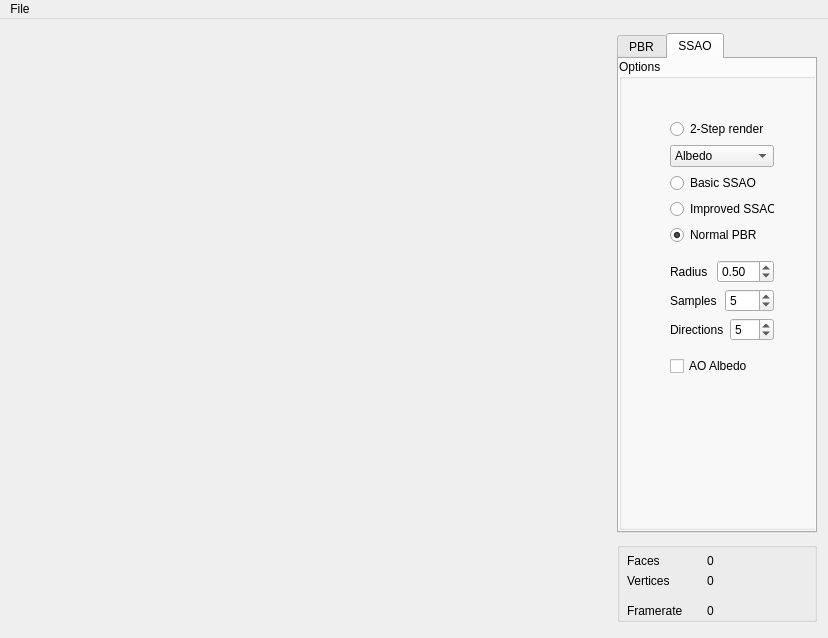
<?xml version="1.0" encoding="UTF-8"?>
<ui version="4.0">
 <class>MainWindow</class>
 <widget class="QMainWindow" name="MainWindow">
  <property name="geometry">
   <rect>
    <x>0</x>
    <y>0</y>
    <width>828</width>
    <height>638</height>
   </rect>
  </property>
  <property name="minimumSize">
   <size>
    <width>827</width>
    <height>618</height>
   </size>
  </property>
  <property name="baseSize">
   <size>
    <width>600</width>
    <height>600</height>
   </size>
  </property>
  <property name="windowTitle">
   <string>MainWindow</string>
  </property>
  <widget class="QWidget" name="Widget">
   <property name="minimumSize">
    <size>
     <width>827</width>
     <height>0</height>
    </size>
   </property>
   <property name="baseSize">
    <size>
     <width>600</width>
     <height>600</height>
    </size>
   </property>
   <layout class="QHBoxLayout" name="horizontalLayout">
    <item>
     <widget class="GLWidget" name="glwidget" native="true">
      <property name="minimumSize">
       <size>
        <width>600</width>
        <height>600</height>
       </size>
      </property>
      <property name="maximumSize">
       <size>
        <width>16777215</width>
        <height>16777215</height>
       </size>
      </property>
      <property name="baseSize">
       <size>
        <width>600</width>
        <height>600</height>
       </size>
      </property>
     </widget>
    </item>
    <item>
     <layout class="QVBoxLayout" name="Configuration">
      <item>
       <widget class="QTabWidget" name="tabWidget">
        <property name="maximumSize">
         <size>
          <width>16777215</width>
          <height>500</height>
         </size>
        </property>
        <property name="currentIndex">
         <number>1</number>
        </property>
        <widget class="QWidget" name="tab_7">
         <attribute name="title">
          <string>PBR</string>
         </attribute>
         <widget class="QGroupBox" name="TreeOptions">
          <property name="geometry">
           <rect>
            <x>0</x>
            <y>0</y>
            <width>200</width>
            <height>471</height>
           </rect>
          </property>
          <property name="minimumSize">
           <size>
            <width>200</width>
            <height>0</height>
           </size>
          </property>
          <property name="maximumSize">
           <size>
            <width>200</width>
            <height>16777215</height>
           </size>
          </property>
          <property name="title">
           <string>Options</string>
          </property>
          <widget class="QRadioButton" name="radio_reflection">
           <property name="geometry">
            <rect>
             <x>20</x>
             <y>140</y>
             <width>117</width>
             <height>22</height>
            </rect>
           </property>
           <property name="text">
            <string>Reflection</string>
           </property>
           <property name="checked">
            <bool>false</bool>
           </property>
          </widget>
          <widget class="QRadioButton" name="radio_iblpbs">
           <property name="geometry">
            <rect>
             <x>20</x>
             <y>250</y>
             <width>117</width>
             <height>22</height>
            </rect>
           </property>
           <property name="text">
            <string>IBL PBS</string>
           </property>
          </widget>
          <widget class="QDoubleSpinBox" name="spin_f0r">
           <property name="geometry">
            <rect>
             <x>70</x>
             <y>300</y>
             <width>69</width>
             <height>27</height>
            </rect>
           </property>
           <property name="maximum">
            <double>2.000000000000000</double>
           </property>
           <property name="singleStep">
            <double>0.050000000000000</double>
           </property>
           <property name="value">
            <double>0.200000000000000</double>
           </property>
          </widget>
          <widget class="QDoubleSpinBox" name="spin_f0g">
           <property name="geometry">
            <rect>
             <x>70</x>
             <y>340</y>
             <width>69</width>
             <height>27</height>
            </rect>
           </property>
           <property name="maximum">
            <double>2.000000000000000</double>
           </property>
           <property name="singleStep">
            <double>0.050000000000000</double>
           </property>
           <property name="value">
            <double>0.200000000000000</double>
           </property>
          </widget>
          <widget class="QDoubleSpinBox" name="spin_f0b">
           <property name="geometry">
            <rect>
             <x>80</x>
             <y>380</y>
             <width>69</width>
             <height>27</height>
            </rect>
           </property>
           <property name="maximum">
            <double>2.000000000000000</double>
           </property>
           <property name="singleStep">
            <double>0.050000000000000</double>
           </property>
           <property name="value">
            <double>0.200000000000000</double>
           </property>
          </widget>
          <widget class="QLabel" name="label">
           <property name="geometry">
            <rect>
             <x>30</x>
             <y>290</y>
             <width>31</width>
             <height>31</height>
            </rect>
           </property>
           <property name="text">
            <string>F0 R</string>
           </property>
          </widget>
          <widget class="QLabel" name="label_2">
           <property name="geometry">
            <rect>
             <x>30</x>
             <y>340</y>
             <width>31</width>
             <height>31</height>
            </rect>
           </property>
           <property name="text">
            <string>F0 G</string>
           </property>
          </widget>
          <widget class="QLabel" name="label_3">
           <property name="geometry">
            <rect>
             <x>30</x>
             <y>380</y>
             <width>31</width>
             <height>31</height>
            </rect>
           </property>
           <property name="text">
            <string>F0 B</string>
           </property>
          </widget>
          <widget class="QRadioButton" name="radio_phong">
           <property name="geometry">
            <rect>
             <x>20</x>
             <y>30</y>
             <width>111</width>
             <height>24</height>
            </rect>
           </property>
           <property name="text">
            <string>Phong</string>
           </property>
           <property name="checked">
            <bool>true</bool>
           </property>
          </widget>
          <widget class="QRadioButton" name="radio_texMap">
           <property name="geometry">
            <rect>
             <x>20</x>
             <y>60</y>
             <width>151</width>
             <height>24</height>
            </rect>
           </property>
           <property name="text">
            <string>Texture Mapping</string>
           </property>
          </widget>
          <widget class="QComboBox" name="combo_tex">
           <property name="geometry">
            <rect>
             <x>20</x>
             <y>90</y>
             <width>121</width>
             <height>34</height>
            </rect>
           </property>
           <item>
            <property name="text">
             <string>Color</string>
            </property>
           </item>
           <item>
            <property name="text">
             <string>Roughness</string>
            </property>
           </item>
           <item>
            <property name="text">
             <string>Metalness</string>
            </property>
           </item>
          </widget>
          <widget class="QRadioButton" name="radio_pbs">
           <property name="geometry">
            <rect>
             <x>20</x>
             <y>160</y>
             <width>112</width>
             <height>23</height>
            </rect>
           </property>
           <property name="text">
            <string>Simple PBS</string>
           </property>
          </widget>
          <widget class="QCheckBox" name="check_sky">
           <property name="geometry">
            <rect>
             <x>40</x>
             <y>420</y>
             <width>92</width>
             <height>23</height>
            </rect>
           </property>
           <property name="text">
            <string>Sky Box</string>
           </property>
           <property name="checked">
            <bool>true</bool>
           </property>
          </widget>
          <widget class="QWidget" name="horizontalLayoutWidget">
           <property name="geometry">
            <rect>
             <x>20</x>
             <y>180</y>
             <width>148</width>
             <height>34</height>
            </rect>
           </property>
           <layout class="QHBoxLayout" name="horizontalLayout_2">
            <item>
             <widget class="QLabel" name="label_4">
              <property name="text">
               <string>Roughness</string>
              </property>
             </widget>
            </item>
            <item>
             <widget class="QDoubleSpinBox" name="dspin_rough">
              <property name="maximum">
               <double>1.000000000000000</double>
              </property>
              <property name="singleStep">
               <double>0.050000000000000</double>
              </property>
             </widget>
            </item>
           </layout>
          </widget>
          <widget class="QWidget" name="horizontalLayoutWidget_2">
           <property name="geometry">
            <rect>
             <x>10</x>
             <y>210</y>
             <width>160</width>
             <height>34</height>
            </rect>
           </property>
           <layout class="QHBoxLayout" name="horizontalLayout_3">
            <item>
             <widget class="QLabel" name="label_5">
              <property name="text">
               <string>Metalness</string>
              </property>
             </widget>
            </item>
            <item>
             <widget class="QDoubleSpinBox" name="dspin_metal">
              <property name="maximum">
               <double>1.000000000000000</double>
              </property>
              <property name="singleStep">
               <double>0.050000000000000</double>
              </property>
             </widget>
            </item>
           </layout>
          </widget>
         </widget>
        </widget>
        <widget class="QWidget" name="tab_8">
         <attribute name="title">
          <string>SSAO</string>
         </attribute>
         <widget class="QGroupBox" name="TreeOptions_2">
          <property name="geometry">
           <rect>
            <x>0</x>
            <y>0</y>
            <width>200</width>
            <height>471</height>
           </rect>
          </property>
          <property name="minimumSize">
           <size>
            <width>200</width>
            <height>0</height>
           </size>
          </property>
          <property name="maximumSize">
           <size>
            <width>200</width>
            <height>16777215</height>
           </size>
          </property>
          <property name="title">
           <string>Options</string>
          </property>
          <widget class="QWidget" name="">
           <property name="geometry">
            <rect>
             <x>40</x>
             <y>40</y>
             <width>126</width>
             <height>298</height>
            </rect>
           </property>
           <layout class="QVBoxLayout" name="verticalLayout_3">
            <item>
             <layout class="QVBoxLayout" name="verticalLayout">
              <item>
               <widget class="QRadioButton" name="radioButton">
                <property name="text">
                 <string>2-Step render</string>
                </property>
                <attribute name="buttonGroup">
                 <string notr="true">buttonGroup</string>
                </attribute>
               </widget>
              </item>
              <item>
               <widget class="QComboBox" name="combo_tex_2">
                <item>
                 <property name="text">
                  <string>Albedo</string>
                 </property>
                </item>
                <item>
                 <property name="text">
                  <string>Normals</string>
                 </property>
                </item>
                <item>
                 <property name="text">
                  <string>Depth</string>
                 </property>
                </item>
               </widget>
              </item>
              <item>
               <widget class="QRadioButton" name="radioButton_2">
                <property name="text">
                 <string>Basic SSAO</string>
                </property>
                <attribute name="buttonGroup">
                 <string notr="true">buttonGroup</string>
                </attribute>
               </widget>
              </item>
              <item>
               <widget class="QRadioButton" name="radioButton_4">
                <property name="text">
                 <string>Improved SSAO</string>
                </property>
                <attribute name="buttonGroup">
                 <string notr="true">buttonGroup</string>
                </attribute>
               </widget>
              </item>
              <item>
               <widget class="QRadioButton" name="radioButton_3">
                <property name="text">
                 <string>Normal PBR</string>
                </property>
                <property name="checked">
                 <bool>true</bool>
                </property>
                <attribute name="buttonGroup">
                 <string notr="true">buttonGroup</string>
                </attribute>
               </widget>
              </item>
             </layout>
            </item>
            <item>
             <layout class="QVBoxLayout" name="verticalLayout_2">
              <item>
               <layout class="QHBoxLayout" name="horizontalLayout_4">
                <item>
                 <widget class="QLabel" name="label_6">
                  <property name="text">
                   <string>Radius</string>
                  </property>
                 </widget>
                </item>
                <item>
                 <widget class="QDoubleSpinBox" name="spin_f0r_2">
                  <property name="maximum">
                   <double>20.000000000000000</double>
                  </property>
                  <property name="singleStep">
                   <double>0.050000000000000</double>
                  </property>
                  <property name="value">
                   <double>0.500000000000000</double>
                  </property>
                 </widget>
                </item>
               </layout>
              </item>
              <item>
               <layout class="QHBoxLayout" name="horizontalLayout_5">
                <item>
                 <widget class="QLabel" name="label_7">
                  <property name="text">
                   <string>Samples</string>
                  </property>
                 </widget>
                </item>
                <item>
                 <widget class="QSpinBox" name="spinBox">
                  <property name="value">
                   <number>5</number>
                  </property>
                 </widget>
                </item>
               </layout>
              </item>
              <item>
               <layout class="QHBoxLayout" name="horizontalLayout_6">
                <item>
                 <widget class="QLabel" name="label_8">
                  <property name="text">
                   <string>Directions</string>
                  </property>
                 </widget>
                </item>
                <item>
                 <widget class="QSpinBox" name="spinBox_2">
                  <property name="value">
                   <number>5</number>
                  </property>
                 </widget>
                </item>
               </layout>
              </item>
             </layout>
            </item>
            <item>
             <widget class="QCheckBox" name="checkBox_2">
              <property name="text">
               <string>AO Albedo</string>
              </property>
             </widget>
            </item>
           </layout>
          </widget>
         </widget>
        </widget>
       </widget>
      </item>
      <item>
       <widget class="QGroupBox" name="RenderOptions">
        <property name="sizePolicy">
         <sizepolicy hsizetype="Minimum" vsizetype="Minimum">
          <horstretch>0</horstretch>
          <verstretch>0</verstretch>
         </sizepolicy>
        </property>
        <property name="maximumSize">
         <size>
          <width>200</width>
          <height>80</height>
         </size>
        </property>
        <property name="baseSize">
         <size>
          <width>0</width>
          <height>100</height>
         </size>
        </property>
        <property name="title">
         <string/>
        </property>
        <widget class="QLabel" name="Label_NumFaces">
         <property name="geometry">
          <rect>
           <x>90</x>
           <y>10</y>
           <width>91</width>
           <height>17</height>
          </rect>
         </property>
         <property name="text">
          <string>0</string>
         </property>
        </widget>
        <widget class="QLabel" name="Label_Faces">
         <property name="geometry">
          <rect>
           <x>10</x>
           <y>10</y>
           <width>67</width>
           <height>17</height>
          </rect>
         </property>
         <property name="text">
          <string>Faces</string>
         </property>
        </widget>
        <widget class="QLabel" name="Label_Vertices">
         <property name="geometry">
          <rect>
           <x>10</x>
           <y>30</y>
           <width>67</width>
           <height>17</height>
          </rect>
         </property>
         <property name="text">
          <string>Vertices</string>
         </property>
        </widget>
        <widget class="QLabel" name="Label_NumVertices">
         <property name="geometry">
          <rect>
           <x>90</x>
           <y>30</y>
           <width>91</width>
           <height>17</height>
          </rect>
         </property>
         <property name="text">
          <string>0</string>
         </property>
        </widget>
        <widget class="QLabel" name="Label_Framerate">
         <property name="geometry">
          <rect>
           <x>10</x>
           <y>60</y>
           <width>71</width>
           <height>17</height>
          </rect>
         </property>
         <property name="text">
          <string>Framerate</string>
         </property>
        </widget>
        <widget class="QLabel" name="Label_NumFramerate">
         <property name="geometry">
          <rect>
           <x>90</x>
           <y>60</y>
           <width>91</width>
           <height>17</height>
          </rect>
         </property>
         <property name="text">
          <string>0</string>
         </property>
        </widget>
       </widget>
      </item>
     </layout>
    </item>
   </layout>
  </widget>
  <widget class="QMenuBar" name="menuBar">
   <property name="geometry">
    <rect>
     <x>0</x>
     <y>0</y>
     <width>828</width>
     <height>30</height>
    </rect>
   </property>
   <widget class="QMenu" name="menuFile">
    <property name="title">
     <string>File</string>
    </property>
    <addaction name="actionLoad"/>
    <addaction name="separator"/>
    <addaction name="actionLoad_Specular"/>
    <addaction name="actionLoad_Diffuse"/>
    <addaction name="separator"/>
    <addaction name="actionLoad_Color"/>
    <addaction name="actionLoad_Roughness"/>
    <addaction name="actionLoad_Metalness"/>
    <addaction name="separator"/>
    <addaction name="actionGenerate_Diffuse_Irradiance"/>
    <addaction name="separator"/>
    <addaction name="actionQuit"/>
   </widget>
   <addaction name="menuFile"/>
  </widget>
  <action name="actionQuit">
   <property name="text">
    <string>Quit</string>
   </property>
  </action>
  <action name="actionLoad">
   <property name="text">
    <string>Load Model...</string>
   </property>
  </action>
  <action name="actionLoad_Specular">
   <property name="text">
    <string>Load Specular/Sky...</string>
   </property>
  </action>
  <action name="actionLoad_Diffuse">
   <property name="text">
    <string>Load Diffuse...</string>
   </property>
  </action>
  <action name="actionLoad_Color">
   <property name="text">
    <string>Load Color...</string>
   </property>
  </action>
  <action name="actionLoad_Roughness">
   <property name="text">
    <string>Load Roughness...</string>
   </property>
  </action>
  <action name="actionLoad_Metalness">
   <property name="text">
    <string>Load Metalness...</string>
   </property>
  </action>
  <action name="actionGenerate_Diffuse_Irradiance">
   <property name="text">
    <string>Generate Diffuse Irradiance</string>
   </property>
  </action>
  <action name="actionGenerate_Specular_Irradiance">
   <property name="text">
    <string>Generate Specular Irradiance</string>
   </property>
  </action>
 </widget>
 <layoutdefault spacing="6" margin="11"/>
 <customwidgets>
  <customwidget>
   <class>GLWidget</class>
   <extends>QWidget</extends>
   <header>glwidget.h</header>
   <container>1</container>
   <slots>
    <signal>SetFaces(QString)</signal>
    <signal>SetVertices(QString)</signal>
    <signal>SetFramerate(QString)</signal>
    <slot>SetReflection(bool)</slot>
    <slot>SetPBS(bool)</slot>
    <slot>SetFresnelB(double)</slot>
    <slot>SetFresnelG(double)</slot>
    <slot>SetFresnelR(double)</slot>
    <slot>SetPhong(bool)</slot>
    <slot>SetTexMap(bool)</slot>
    <slot>SetCurrentTexture(int)</slot>
    <slot>SetIBLPBS(bool)</slot>
    <slot>SetSkyVisible(bool)</slot>
    <slot>SetRoughness(double)</slot>
    <slot>SetMetalness(double)</slot>
    <slot>SetTwoStep(bool)</slot>
    <slot>SetTwoStepMode(int)</slot>
    <slot>SetAO(bool)</slot>
    <slot>SetRadius(double)</slot>
    <slot>SetSamples(int)</slot>
    <slot>SetDirections(int)</slot>
    <slot>SetAOAlbedo(bool)</slot>
    <slot>SetPBR(bool)</slot>
    <slot>SetImprovedSSAO(bool)</slot>
   </slots>
  </customwidget>
 </customwidgets>
 <resources/>
 <connections>
  <connection>
   <sender>glwidget</sender>
   <signal>SetFaces(QString)</signal>
   <receiver>Label_NumFaces</receiver>
   <slot>setText(QString)</slot>
   <hints>
    <hint type="sourcelabel">
     <x>569</x>
     <y>566</y>
    </hint>
    <hint type="destinationlabel">
     <x>793</x>
     <y>573</y>
    </hint>
   </hints>
  </connection>
  <connection>
   <sender>glwidget</sender>
   <signal>SetVertices(QString)</signal>
   <receiver>Label_NumVertices</receiver>
   <slot>setText(QString)</slot>
   <hints>
    <hint type="sourcelabel">
     <x>593</x>
     <y>587</y>
    </hint>
    <hint type="destinationlabel">
     <x>793</x>
     <y>593</y>
    </hint>
   </hints>
  </connection>
  <connection>
   <sender>glwidget</sender>
   <signal>SetFramerate(QString)</signal>
   <receiver>Label_NumFramerate</receiver>
   <slot>setText(QString)</slot>
   <hints>
    <hint type="sourcelabel">
     <x>605</x>
     <y>635</y>
    </hint>
    <hint type="destinationlabel">
     <x>760</x>
     <y>617</y>
    </hint>
   </hints>
  </connection>
  <connection>
   <sender>radio_reflection</sender>
   <signal>clicked(bool)</signal>
   <receiver>glwidget</receiver>
   <slot>SetReflection(bool)</slot>
   <hints>
    <hint type="sourcelabel">
     <x>752</x>
     <y>232</y>
    </hint>
    <hint type="destinationlabel">
     <x>434</x>
     <y>75</y>
    </hint>
   </hints>
  </connection>
  <connection>
   <sender>radio_iblpbs</sender>
   <signal>clicked(bool)</signal>
   <receiver>glwidget</receiver>
   <slot>SetIBLPBS(bool)</slot>
   <hints>
    <hint type="sourcelabel">
     <x>752</x>
     <y>342</y>
    </hint>
    <hint type="destinationlabel">
     <x>539</x>
     <y>106</y>
    </hint>
   </hints>
  </connection>
  <connection>
   <sender>spin_f0b</sender>
   <signal>valueChanged(double)</signal>
   <receiver>glwidget</receiver>
   <slot>SetFresnelB(double)</slot>
   <hints>
    <hint type="sourcelabel">
     <x>764</x>
     <y>477</y>
    </hint>
    <hint type="destinationlabel">
     <x>520</x>
     <y>207</y>
    </hint>
   </hints>
  </connection>
  <connection>
   <sender>spin_f0g</sender>
   <signal>valueChanged(double)</signal>
   <receiver>glwidget</receiver>
   <slot>SetFresnelG(double)</slot>
   <hints>
    <hint type="sourcelabel">
     <x>754</x>
     <y>437</y>
    </hint>
    <hint type="destinationlabel">
     <x>559</x>
     <y>165</y>
    </hint>
   </hints>
  </connection>
  <connection>
   <sender>spin_f0r</sender>
   <signal>valueChanged(double)</signal>
   <receiver>glwidget</receiver>
   <slot>SetFresnelR(double)</slot>
   <hints>
    <hint type="sourcelabel">
     <x>754</x>
     <y>397</y>
    </hint>
    <hint type="destinationlabel">
     <x>547</x>
     <y>127</y>
    </hint>
   </hints>
  </connection>
  <connection>
   <sender>radio_phong</sender>
   <signal>clicked(bool)</signal>
   <receiver>glwidget</receiver>
   <slot>SetPhong(bool)</slot>
   <hints>
    <hint type="sourcelabel">
     <x>746</x>
     <y>124</y>
    </hint>
    <hint type="destinationlabel">
     <x>308</x>
     <y>330</y>
    </hint>
   </hints>
  </connection>
  <connection>
   <sender>radio_texMap</sender>
   <signal>clicked(bool)</signal>
   <receiver>glwidget</receiver>
   <slot>SetTexMap(bool)</slot>
   <hints>
    <hint type="sourcelabel">
     <x>786</x>
     <y>154</y>
    </hint>
    <hint type="destinationlabel">
     <x>308</x>
     <y>330</y>
    </hint>
   </hints>
  </connection>
  <connection>
   <sender>combo_tex</sender>
   <signal>currentIndexChanged(int)</signal>
   <receiver>glwidget</receiver>
   <slot>SetCurrentTexture(int)</slot>
   <hints>
    <hint type="sourcelabel">
     <x>756</x>
     <y>194</y>
    </hint>
    <hint type="destinationlabel">
     <x>330</x>
     <y>265</y>
    </hint>
   </hints>
  </connection>
  <connection>
   <sender>radio_pbs</sender>
   <signal>clicked(bool)</signal>
   <receiver>glwidget</receiver>
   <slot>SetPBS(bool)</slot>
   <hints>
    <hint type="sourcelabel">
     <x>747</x>
     <y>253</y>
    </hint>
    <hint type="destinationlabel">
     <x>308</x>
     <y>330</y>
    </hint>
   </hints>
  </connection>
  <connection>
   <sender>check_sky</sender>
   <signal>clicked(bool)</signal>
   <receiver>glwidget</receiver>
   <slot>SetSkyVisible(bool)</slot>
   <hints>
    <hint type="sourcelabel">
     <x>747</x>
     <y>513</y>
    </hint>
    <hint type="destinationlabel">
     <x>308</x>
     <y>330</y>
    </hint>
   </hints>
  </connection>
  <connection>
   <sender>dspin_metal</sender>
   <signal>valueChanged(double)</signal>
   <receiver>glwidget</receiver>
   <slot>SetMetalness(double)</slot>
   <hints>
    <hint type="sourcelabel">
     <x>725</x>
     <y>310</y>
    </hint>
    <hint type="destinationlabel">
     <x>308</x>
     <y>330</y>
    </hint>
   </hints>
  </connection>
  <connection>
   <sender>dspin_rough</sender>
   <signal>valueChanged(double)</signal>
   <receiver>glwidget</receiver>
   <slot>SetRoughness(double)</slot>
   <hints>
    <hint type="sourcelabel">
     <x>735</x>
     <y>280</y>
    </hint>
    <hint type="destinationlabel">
     <x>308</x>
     <y>330</y>
    </hint>
   </hints>
  </connection>
  <connection>
   <sender>combo_tex_2</sender>
   <signal>currentIndexChanged(int)</signal>
   <receiver>glwidget</receiver>
   <slot>SetTwoStepMode(int)</slot>
   <hints>
    <hint type="sourcelabel">
     <x>681</x>
     <y>164</y>
    </hint>
    <hint type="destinationlabel">
     <x>542</x>
     <y>180</y>
    </hint>
   </hints>
  </connection>
  <connection>
   <sender>radioButton</sender>
   <signal>toggled(bool)</signal>
   <receiver>glwidget</receiver>
   <slot>SetTwoStep(bool)</slot>
   <hints>
    <hint type="sourcelabel">
     <x>721</x>
     <y>123</y>
    </hint>
    <hint type="destinationlabel">
     <x>555</x>
     <y>117</y>
    </hint>
   </hints>
  </connection>
  <connection>
   <sender>radioButton_2</sender>
   <signal>toggled(bool)</signal>
   <receiver>glwidget</receiver>
   <slot>SetAO(bool)</slot>
   <hints>
    <hint type="sourcelabel">
     <x>719</x>
     <y>195</y>
    </hint>
    <hint type="destinationlabel">
     <x>556</x>
     <y>228</y>
    </hint>
   </hints>
  </connection>
  <connection>
   <sender>spin_f0r_2</sender>
   <signal>valueChanged(double)</signal>
   <receiver>glwidget</receiver>
   <slot>SetRadius(double)</slot>
   <hints>
    <hint type="sourcelabel">
     <x>745</x>
     <y>279</y>
    </hint>
    <hint type="destinationlabel">
     <x>457</x>
     <y>269</y>
    </hint>
   </hints>
  </connection>
  <connection>
   <sender>spinBox</sender>
   <signal>valueChanged(int)</signal>
   <receiver>glwidget</receiver>
   <slot>SetSamples(int)</slot>
   <hints>
    <hint type="sourcelabel">
     <x>758</x>
     <y>319</y>
    </hint>
    <hint type="destinationlabel">
     <x>567</x>
     <y>317</y>
    </hint>
   </hints>
  </connection>
  <connection>
   <sender>spinBox_2</sender>
   <signal>valueChanged(int)</signal>
   <receiver>glwidget</receiver>
   <slot>SetDirections(int)</slot>
   <hints>
    <hint type="sourcelabel">
     <x>744</x>
     <y>363</y>
    </hint>
    <hint type="destinationlabel">
     <x>521</x>
     <y>352</y>
    </hint>
   </hints>
  </connection>
  <connection>
   <sender>checkBox_2</sender>
   <signal>toggled(bool)</signal>
   <receiver>glwidget</receiver>
   <slot>SetAOAlbedo(bool)</slot>
   <hints>
    <hint type="sourcelabel">
     <x>719</x>
     <y>396</y>
    </hint>
    <hint type="destinationlabel">
     <x>492</x>
     <y>416</y>
    </hint>
   </hints>
  </connection>
  <connection>
   <sender>radioButton_3</sender>
   <signal>toggled(bool)</signal>
   <receiver>glwidget</receiver>
   <slot>SetPBR(bool)</slot>
   <hints>
    <hint type="sourcelabel">
     <x>736</x>
     <y>246</y>
    </hint>
    <hint type="destinationlabel">
     <x>520</x>
     <y>208</y>
    </hint>
   </hints>
  </connection>
  <connection>
   <sender>radioButton_4</sender>
   <signal>toggled(bool)</signal>
   <receiver>glwidget</receiver>
   <slot>SetImprovedSSAO(bool)</slot>
   <hints>
    <hint type="sourcelabel">
     <x>739</x>
     <y>220</y>
    </hint>
    <hint type="destinationlabel">
     <x>598</x>
     <y>251</y>
    </hint>
   </hints>
  </connection>
 </connections>
 <slots>
  <signal>updated_plane(double,double,double,double,bool)</signal>
  <slot>toggle_transfer_function_dialog()</slot>
 </slots>
 <buttongroups>
  <buttongroup name="buttonGroup"/>
  <buttongroup name="buttonGroup_2"/>
 </buttongroups>
</ui>
